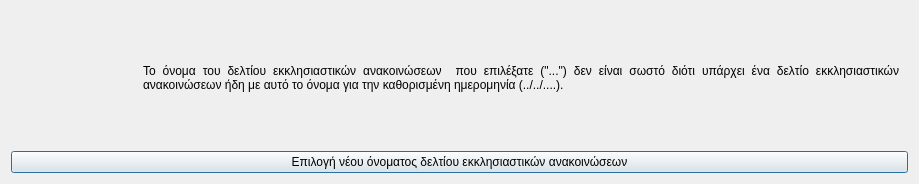
<?xml version="1.0" encoding="UTF-8"?>
<ui version="4.0">
 <class>Dialog</class>
 <widget class="QDialog" name="Dialog">
  <property name="geometry">
   <rect>
    <x>0</x>
    <y>0</y>
    <width>919</width>
    <height>184</height>
   </rect>
  </property>
  <property name="windowTitle">
   <string>Λάθος όνομα δελτίου εκκλησιαστικών ανακοινώσεων</string>
  </property>
  <property name="windowIcon">
   <iconset resource="../../../../icons.qrc">
    <normaloff>:/rest-windows/assets/images/rest-windows/information.png</normaloff>:/rest-windows/assets/images/rest-windows/information.png</iconset>
  </property>
  <layout class="QGridLayout" name="gridLayout">
   <item row="1" column="0">
    <widget class="QPushButton" name="select_other_filename">
     <property name="text">
      <string>Επιλογή νέου όνοματος δελτίου εκκλησιαστικών ανακοινώσεων</string>
     </property>
     <property name="icon">
      <iconset resource="../../../../icons.qrc">
       <normaloff>:/rest-windows/assets/images/rest-windows/ok.png</normaloff>:/rest-windows/assets/images/rest-windows/ok.png</iconset>
     </property>
    </widget>
   </item>
   <item row="0" column="0">
    <widget class="QFrame" name="frame">
     <property name="styleSheet">
      <string notr="true">QFrame{border:0px;}</string>
     </property>
     <property name="frameShape">
      <enum>QFrame::StyledPanel</enum>
     </property>
     <property name="frameShadow">
      <enum>QFrame::Raised</enum>
     </property>
     <layout class="QHBoxLayout" name="horizontalLayout">
      <item>
       <widget class="QLabel" name="image_label">
        <property name="maximumSize">
         <size>
          <width>117</width>
          <height>117</height>
         </size>
        </property>
        <property name="text">
         <string/>
        </property>
        <property name="pixmap">
         <pixmap resource="../../../../icons.qrc">:/rest-windows/assets/images/rest-windows/information.png</pixmap>
        </property>
        <property name="scaledContents">
         <bool>true</bool>
        </property>
       </widget>
      </item>
      <item>
       <widget class="QLabel" name="label">
        <property name="text">
         <string>Το όνομα του δελτίου εκκλησιαστικών ανακοινώσεων  που επιλέξατε (&quot;...&quot;) δεν είναι σωστό διότι υπάρχει ένα δελτίο εκκλησιαστικών ανακοινώσεων ήδη με αυτό το όνομα για την καθορισμένη ημερομηνία (../../....).</string>
        </property>
        <property name="alignment">
         <set>Qt::AlignJustify|Qt::AlignVCenter</set>
        </property>
        <property name="wordWrap">
         <bool>true</bool>
        </property>
       </widget>
      </item>
     </layout>
    </widget>
   </item>
  </layout>
 </widget>
 <tabstops>
  <tabstop>select_other_filename</tabstop>
 </tabstops>
 <resources>
  <include location="../../../../icons.qrc"/>
  <include location="../../../../icons.qrc"/>
 </resources>
 <connections/>
</ui>
